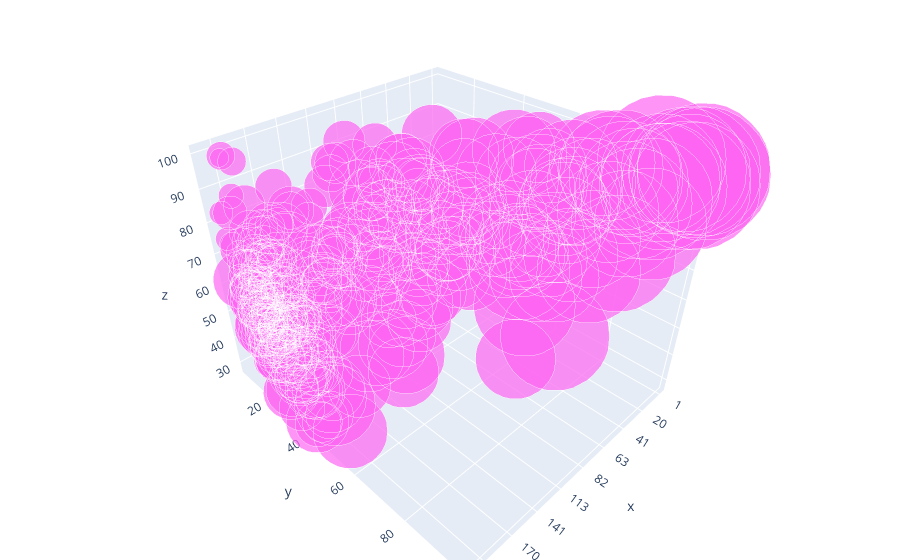

The notebook cell saved with this chart:
### Code cell
trace1 = go.Scatter3d(
    x=dataframe.world_rank,  
    y=dataframe.research,
    z=dataframe.citations,
    mode='markers',        
    marker=dict(
        size=dataframe.teaching, 
        color='rgb(253, 101, 242, 1)',
    )
)

data = [trace1]  

layout = go.Layout(
    margin=dict( 
        l=0,
        r=0,
        b=0,
        t=0       
    )
    
)
fig = go.Figure(data=data, layout=layout)

iplot(fig)

### Figure 1 — Plotly figure (JSON) as saved in the notebook; plotly's stock layout.template omitted (floating-point values rounded to 4 significant figures; data arrays with more than 128 entries replaced by an {"elided": "..."} marker saying what was removed)
{"data": [{"marker": {"color": "rgb(253, 101, 242, 1)", "size": {"elided": "401 float values"}}, "mode": "markers", "type": "scatter3d", "x": {"elided": "401 str values"}, "y": {"elided": "401 float values"}, "z": {"elided": "401 float values"}}], "layout": {"margin": {"b": 0, "l": 0, "r": 0, "t": 0}}}
